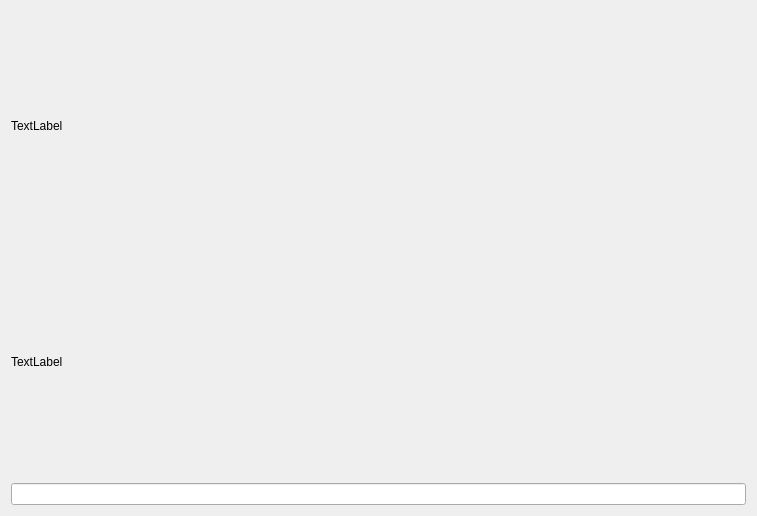
<?xml version="1.0" encoding="UTF-8"?>
<ui version="4.0">
 <class>PictureForm</class>
 <widget class="QWidget" name="PictureForm">
  <property name="geometry">
   <rect>
    <x>0</x>
    <y>0</y>
    <width>757</width>
    <height>516</height>
   </rect>
  </property>
  <property name="windowTitle">
   <string>Form</string>
  </property>
  <layout class="QGridLayout" name="gridLayout">
   <item row="1" column="0">
    <widget class="QLabel" name="label">
     <property name="text">
      <string>TextLabel</string>
     </property>
    </widget>
   </item>
   <item row="0" column="0">
    <widget class="QLabel" name="label1">
     <property name="text">
      <string>TextLabel</string>
     </property>
    </widget>
   </item>
   <item row="2" column="0">
    <widget class="QLineEdit" name="portLineEdit"/>
   </item>
  </layout>
 </widget>
 <resources/>
 <connections/>
</ui>
